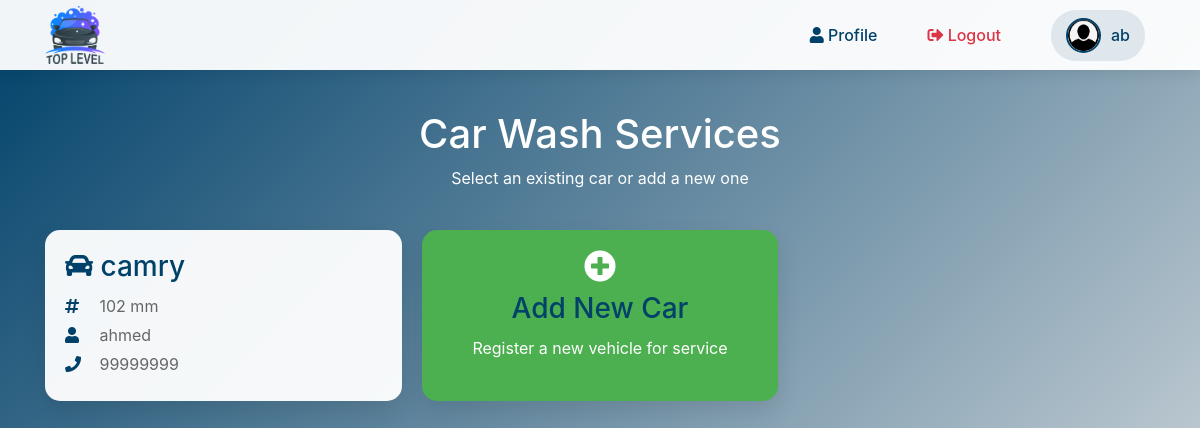
The page /car_wash_services.php?type=saloon (signed in) on the database its author committed.
### tables this page shows
CREATE TABLE `client_cars` (
  `id` int(11) NOT NULL,
  `employee_id` int(11) NOT NULL,
  `user_id` int(11) DEFAULT NULL,
  `car_number` varchar(20) NOT NULL,
  `car_name` varchar(100) NOT NULL,
  `car_type` enum('saloon','4wheel') NOT NULL,
  `created_at` timestamp NOT NULL DEFAULT current_timestamp(),
  `updated_at` timestamp NOT NULL DEFAULT current_timestamp() ON UPDATE current_timestamp(),
  `client_name` varchar(100) DEFAULT NULL,
  `phone` varchar(15) DEFAULT NULL
);

### car_wash_services.php (the view, shortened to what this page needs)
<?php
$car_type = $_GET['type'];
include('db.php');
$cars_sql = "SELECT c.*, u.employee_name
             FROM client_cars c
             JOIN users u ON c.employee_id = u.id
             WHERE c.car_type = ?
             AND c.employee_id = ?
             ORDER BY c.created_at DESC";
$cars_stmt = $conn->prepare($cars_sql);
$user_id = $_SESSION['user_id'];
$cars_stmt->bind_param("si", $car_type, $user_id);
$cars_stmt->execute();
$existing_cars = $cars_stmt->get_result();
?>
<!DOCTYPE html>
<html lang="en">
<head>
    <link rel="stylesheet" href="https://cdnjs.cloudflare.com/ajax/libs/font-awesome/5.15.4/css/all.min.css">
</head>
<body>
    <?php include 'nav.php'; ?>
    <div class="container">
        <div class="page-title">
            <h1>Car Wash Services</h1>
            <p>Select an existing car or add a new one</p>
        </div>
        <div class="cars-container">
            <?php if ($existing_cars->num_rows > 0): ?>
                <?php while($car = $existing_cars->fetch_assoc()): ?>
                    <div class="car-card" onclick="selectCar('<?php echo htmlspecialchars(json_encode($car)); ?>')">
                        <h3><i class="fas fa-car"></i> <?php echo htmlspecialchars($car['car_name']); ?></h3>
                        <div class="car-info">
                            <i class="fas fa-hashtag"></i> <?php echo htmlspecialchars($car['car_number']); ?>
                        </div>
                        <div class="car-info">
                            <i class="fas fa-user"></i> <?php echo htmlspecialchars($car['client_name']); ?>
                        </div>
                        <div class="car-info">
                            <i class="fas fa-phone"></i> <?php echo htmlspecialchars($car['phone']); ?>
                        </div>
                    </div>
                <?php endwhile; ?>
            <?php endif; ?>
            <div class="car-card add-new-car" onclick="showNewCarForm()">
                <i class="fas fa-plus-circle"></i>
                <h3>Add New Car</h3>
                <p>Register a new vehicle for service</p>
            </div>
        </div>
    </div>
</body>
</html>

### car_wash_services.php (style rules this page uses)
* { margin: 0; padding: 0; box-sizing: border-box; }
body { font-family: 'Poppins', sans-serif; background: linear-gradient(135deg, #00416A, #E4E5E6); min-height: 100vh; padding-top: 90px; }
.container { max-width: 1200px; margin: 0 auto; padding: 20px; }
.page-title { text-align: center; color: white; margin-bottom: 40px; animation: fadeInDown 0.8s ease; }
.cars-container { display: grid; grid-template-columns: repeat(auto-fill, minmax(300px, 1fr)); gap: 20px; margin-bottom: 30px; }
.car-card { background: rgba(255, 255, 255, 0.95); border-radius: 15px; padding: 20px; box-shadow: 0 10px 25px rgba(0, 0, 0, 0.1); cursor: pointer; transition: all 0.3s ease; }
.car-card h3 { color: #00416A; margin-bottom: 10px; }
.car-info { margin: 5px 0; color: #666; }
.car-info i { width: 20px; color: #00416A; margin-right: 10px; }
.add-new-car { background: #4CAF50; color: white; border-radius: 15px; padding: 20px; text-align: center; cursor: pointer; transition: all 0.3s ease; }
.add-new-car i { font-size: 2rem; margin-bottom: 10px; }

### rows shown on the page
client_cars: car_name "camry", car_number "102 mm", client_name "ahmed", phone "99999999"

### other values the page prints
$user_name "ab"
